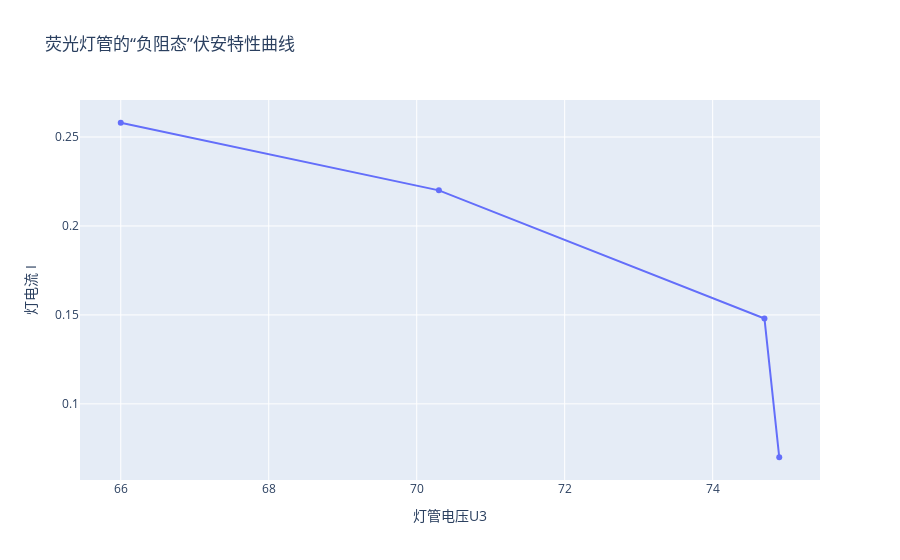

Notebook source saved alongside this figure:
### Code cell
a=[66.0,
70.3,
74.7,
74.9
]
ay=[0.258,
0.220,
0.148,
0.070
]
b=[0,	40,	60,	80,	100,	120,	140,	160,	180,	200,	220,	230]
by=[0,	0.08,	0.11,	0.12,	0.13,	0.14,	0.15,	0.16,	0.17,	0.18,	0.19,	0.20]
c=[0,	40,	60,	80,	100,	120,	140,	160,	180,	200,	220,	230]
cy=[0,	0.04,	0.07,	0.11,	0.13,	0.16,	0.18,	0.21,	0.23,	0.26,	0.28,	0.29]
import plotly.graph_objects as go
fig=go.Figure()
fig.update_layout(title="荧光灯管的“负阻态”伏安特性曲线",xaxis_title='灯管电压U3',yaxis_title='灯电流 I')
fig.add_trace(go.Scatter(x=a,y=ay,name='电阻器'))

### Figure 1 — Plotly figure (JSON) as saved in the notebook; plotly's stock layout.template omitted (floating-point values rounded to 4 significant figures)
{"data": [{"name": "电阻器", "type": "scatter", "x": [66, 70.3, 74.7, 74.9], "y": [0.258, 0.22, 0.148, 0.07]}], "layout": {"title": {"text": "荧光灯管的“负阻态”伏安特性曲线"}, "xaxis": {"title": {"text": "灯管电压U3"}}, "yaxis": {"title": {"text": "灯电流 I"}}}}
